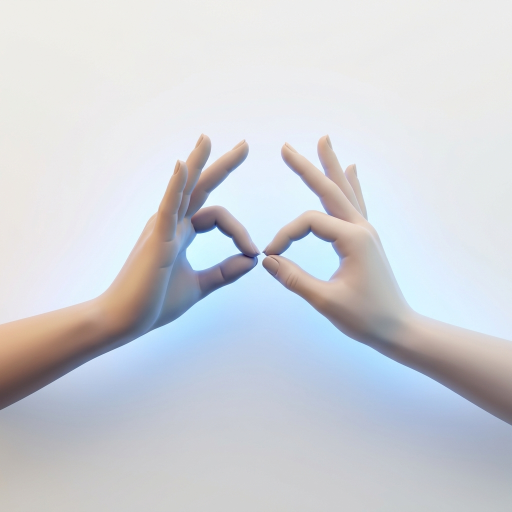
#> input picture src/renderer/assets/hero-hands.jpg, 1024 x 1024 px (shown at 1/2 size)
$ python -i gesture.py   (imports and definitions only)
#> lines starting #> are read from the running program, lines starting #| are printed output that depends on the picture; after the words box and inside, x2 and y2 are one past the last pixel; in counts of white or black regions, pixels touching at a corner belong together
import base64
from typing import Dict, Any, Optional
import numpy as np
import cv2
import torch
import torch.nn as nn

GESTURE_CATALOG = {
    "namaste": {
        "en": "Namaste / Hello",
        "hi": "नमस्ते",
        "speech": "Namaste, hello",
        "category": "greeting"
    },
    "thank_you": {
        "en": "Thank you",
        "hi": "धन्यवाद",
        "speech": "Thank you very much",
        "category": "courtesy"
    },
    "yes": {
        "en": "Yes",
        "hi": "हाँ",
        "speech": "Yes",
        "category": "affirmation"
    },
    "no": {
        "en": "No",
        "hi": "नहीं",
        "speech": "No",
        "category": "negation"
    },
    "help": {
        "en": "Help / Emergency",
        "hi": "मदद चाहिए",
        "speech": "Please help me",
        "category": "emergency"
    },
    "water": {
        "en": "Water",
        "hi": "पानी",
        "speech": "Water please",
        "category": "necessity"
    },
    "train": {
        "en": "Train",
        "hi": "ट्रेन",
        "speech": "Train",
        "category": "travel"
    },
    "good": {
        "en": "Good / All right",
        "hi": "बहुत अच्छा",
        "speech": "Good",
        "category": "expression"
    },
    "stop": {
        "en": "Stop",
        "hi": "रुको",
        "speech": "Please stop",
        "category": "command"
    },
    "please": {
        "en": "Please",
        "hi": "कृपया",
        "speech": "Please",
        "category": "courtesy"
    },
    "name": {
        "en": "My name is Prabhav",
        "hi": "मेरा नाम प्रभाव है",
        "speech": "My name is Prabhav",
        "category": "introduction"
    }
}

GESTURE_INDEX_MAP = [
    "none",
    "namaste",
    "thank_you",
    "yes",
    "no",
    "help",
    "water",
    "train",
    "good",
    "stop",
    "please",
    "name"
]

class TorchHandGestureCNN(nn.Module):
    def __init__(self, num_classes: int = 12):
#> further down, picture is the input picture: shape (1024, 1024, 3); mean B, G, R 215.5, 209.6, 206.9
        super().__init__()
        self.features = nn.Sequential(
            nn.Conv2d(3, 32, kernel_size=3, padding=1),
            nn.BatchNorm2d(32),
            nn.ReLU(inplace=True),
            nn.MaxPool2d(2, 2),
            nn.Conv2d(32, 64, kernel_size=3, padding=1),
            nn.BatchNorm2d(64),
            nn.ReLU(inplace=True),
            nn.MaxPool2d(2, 2),
            nn.Conv2d(64, 128, kernel_size=3, padding=1),
            nn.BatchNorm2d(128),
            nn.ReLU(inplace=True),
            nn.AdaptiveAvgPool2d((4, 4))
        )
        self.classifier = nn.Sequential(
            nn.Flatten(),
            nn.Linear(128 * 4 * 4, 128),
            nn.ReLU(inplace=True),
            nn.Dropout(0.2),
            nn.Linear(128, num_classes)
        )

    def forward(self, x: torch.Tensor) -> torch.Tensor:
        feat = self.features(x)
        return self.classifier(feat)

# [1 line that did not run here, left out]
# [1 line that did not run here, left out]
# [1 line not run here, left out]

# [17 lines left out: functions transform_image_tensor, decode_image_base64, not called in this run]

def extract_hand_roi(image: np.ndarray) -> Dict[str, Any]:
    h, w, _ = image.shape
#> h = 1024; w = 1024
    ycrcb = cv2.cvtColor(image, cv2.COLOR_BGR2YCrCb)
#> ycrcb: shape (1024, 1024, 3); mean of channels 0, 1, 2 209.5, 126.2, 131.4
    skin_mask = cv2.inRange(ycrcb, np.array([0, 133, 77], dtype=np.uint8), np.array([255, 173, 127], dtype=np.uint8))
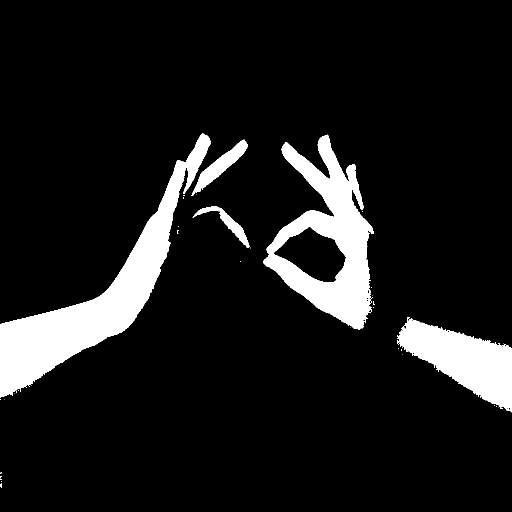
#> skin_mask: shape (1024, 1024) (shown at 1/2 size); 10.4% white; 34 white regions (28 under 20 px), largest, box (x1, y1, x2, y2) and area: (0, 267, 421, 796) 46463, (527, 269, 748, 660) 35842, (794, 634, 1024, 825) 21359, (383, 279, 496, 392) 3262, (385, 412, 499, 496) 1814, (0, 966, 4, 975) 29

    kernel = cv2.getStructuringElement(cv2.MORPH_ELLIPSE, (5, 5))
    opened_mask = cv2.morphologyEx(skin_mask, cv2.MORPH_OPEN, kernel, iterations=1)
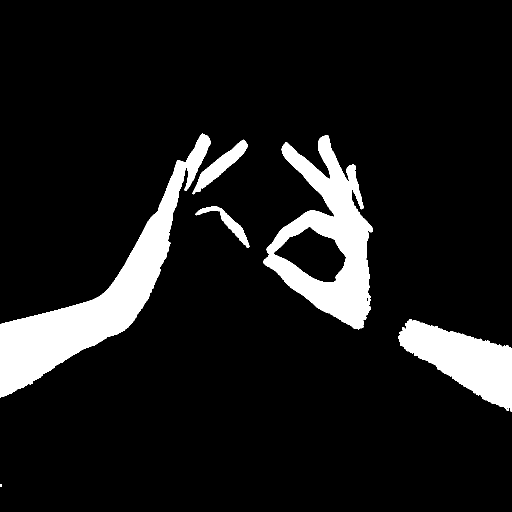
#> opened_mask: shape (1024, 1024) (shown at 1/2 size); 10.3% white; 6 white regions
    cleaned_mask = cv2.GaussianBlur(opened_mask, (5, 5), 0)

    hand_zone_mask = cleaned_mask.copy()
    face_cut = int(h * 0.38)
#> face_cut = 389
    hand_zone_mask[:face_cut, int(w * 0.22):int(w * 0.78)] = 0
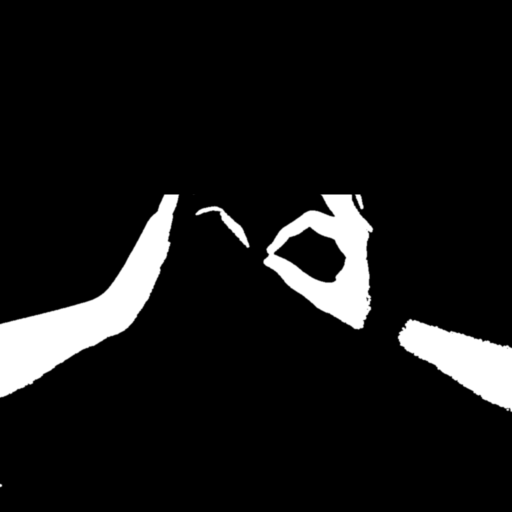
#> hand_zone_mask: shape (1024, 1024) (shown at 1/2 size); min 0, max 255, mean 22.5

    contours, _ = cv2.findContours(hand_zone_mask, cv2.RETR_EXTERNAL, cv2.CHAIN_APPROX_SIMPLE)
#> contours = 7 contours, 1 with area under 20; largest, box (x1, y1, x2, y2) and area: (0, 389, 360, 797) 44388, (525, 389, 748, 661) 38254, (794, 636, 1024, 826) 22237, (389, 410, 501, 498) 2452, (707, 389, 729, 421) 388, (0, 966, 6, 976) 42
    if not contours:
        return {"detected": False, "reason": "no_hand_in_zone"}

    valid_contours = [c for c in contours if cv2.contourArea(c) > (w * h * 0.008)]
#> valid_contours = 3 contours; box (x1, y1, x2, y2) and area: (0, 389, 360, 797) 44388, (525, 389, 748, 661) 38254, (794, 636, 1024, 826) 22237
    if not valid_contours:
        return {"detected": False, "reason": "hand_area_too_small"}

    valid_contours.sort(key=cv2.contourArea, reverse=True)
    hand_contour = valid_contours[0]
#> hand_contour = contour of 588 points, box (x1, y1, x2, y2) (0, 389, 360, 797), area 44388

    hx, hy, hbw, hbh = cv2.boundingRect(hand_contour)
#> hx = 0; hy = 389; hbw = 360; hbh = 408
    area = cv2.contourArea(hand_contour)
#> area = 44388
    aspect_ratio = float(hbw) / float(hbh) if hbh > 0 else 1.0
#> aspect_ratio = 0.882

    hull = cv2.convexHull(hand_contour, returnPoints=False)
#> hull = 24 values, max 587 at index 0, min 0 at index 23, mean 402.1
    defects_count = 0
    if hull is not None and len(hull) > 3 and len(hand_contour) > 3:
        try:
            defects = cv2.convexityDefects(hand_contour, hull)
#> defects = 18 rows, first 6: [0, 250, 137, 20091], [253, 255, 254, 201], [255, 267, 266, 285], [267, 294, 278, 775], [294, 298, 295, 114], [298, 446, 371, 2447]
            if defects is not None:
                for i in range(defects.shape[0]):
                    s, e, f, d = defects[i, 0]
                    if d > 1000:
                        defects_count += 1
#> this loop made 18 passes
#> (s, e, f, d) on passes 1 to 12: (0, 250, 137, 20091), (253, 255, 254, 201), (255, 267, 266, 285), (267, 294, 278, 775), (294, 298, 295, 114), (298, 446, 371, 2447), (446, 451, 448, 262), (452, 454, 453, 171), (454, 456, 455, 154), (456, 458, 457, 298), (458, 482, 459, 557), (482, 494, 485, 584)
#> after the loop, defects_count = 4
        except Exception:
            defects_count = 0

    has_two_hands = len(valid_contours) >= 2 and cv2.contourArea(valid_contours[1]) > (area * 0.4)
#> has_two_hands = True

    pad_x = int(hbw * 0.15)
#> pad_x = 54
    pad_y = int(hbh * 0.15)
#> pad_y = 61
    x1 = max(0, hx - pad_x)
#> x1 = 0
    y1 = max(0, hy - pad_y)
#> y1 = 328
    x2 = min(w, hx + hbw + pad_x)
#> x2 = 414
    y2 = min(h, hy + hbh + pad_y)
#> y2 = 858

    crop = image[y1:y2, x1:x2]
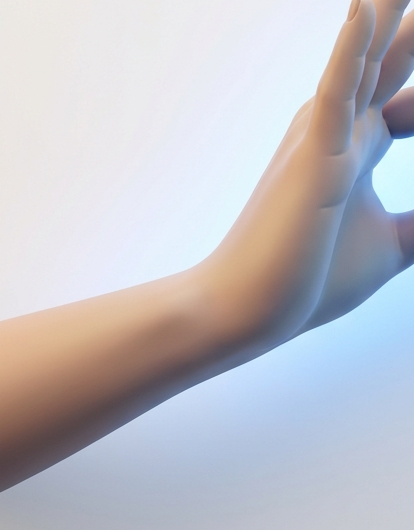
#> crop: shape (530, 414, 3); mean B, G, R 198.2, 191.3, 191.8

    return {
        "detected": True,
        "crop": crop,
        "x": hx,
        "y": hy,
        "width": hbw,
        "height": hbh,
        "aspect_ratio": aspect_ratio,
        "defects": defects_count,
        "two_hands": has_two_hands,
        "norm_y": (hy + hbh // 2) / float(h),
        "area": area
    }

# [129 lines left out: functions classify_hand_with_torch, recognize_sign_gesture, not called in this run]

>>> import cv2
>>> picture = cv2.imread('../src/renderer/assets/hero-hands.jpg')
>>> result = extract_hand_roi(picture)
#> result = 11 items
